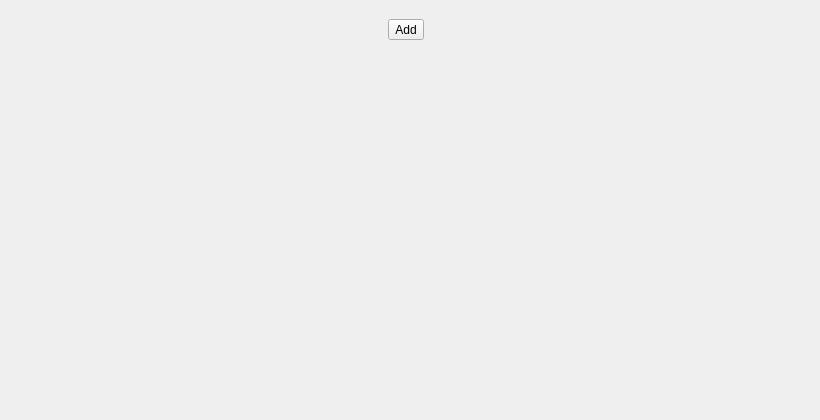
<?xml version="1.0" encoding="UTF-8"?>
<ui version="4.0">
 <class>Coms</class>
 <widget class="QDialog" name="Coms">
  <property name="windowTitle">
   <string>Coms</string>
  </property>
  <property name="minimumSize">
   <size>
    <width>820</width>
    <height>420</height>
   </size>
  </property>
  <layout class="QVBoxLayout" name="mainLayout">
   <item>
    <widget class="QWidget" name="topActionBar">
     <layout class="QHBoxLayout" name="topActionLayout">
      <property name="leftMargin">
       <number>10</number>
      </property>
      <property name="topMargin">
       <number>8</number>
      </property>
      <property name="rightMargin">
       <number>10</number>
      </property>
      <property name="bottomMargin">
       <number>8</number>
      </property>
      <item>
       <widget class="QToolButton" name="addConnectionButton">
        <property name="text">
         <string>Add</string>
        </property>
        <property name="toolTip">
         <string>Add Connection</string>
        </property>
        <property name="toolButtonStyle">
         <enum>Qt::ToolButtonTextUnderIcon</enum>
        </property>
       </widget>
      </item>
      <item>
       <spacer name="topActionSpacer">
        <property name="orientation">
         <enum>Qt::Horizontal</enum>
        </property>
       </spacer>
      </item>
     </layout>
    </widget>
   </item>
   <item>
    <widget class="QScrollArea" name="connectionsScrollArea">
     <property name="widgetResizable">
      <bool>true</bool>
     </property>
     <property name="frameShape">
      <enum>QFrame::NoFrame</enum>
     </property>
     <widget class="QWidget" name="connectionsScrollWidget">
      <layout class="QVBoxLayout" name="connectionsListLayout">
       <property name="leftMargin">
        <number>0</number>
       </property>
       <property name="topMargin">
        <number>0</number>
       </property>
       <property name="rightMargin">
        <number>0</number>
       </property>
       <property name="bottomMargin">
        <number>0</number>
       </property>
       <property name="spacing">
        <number>8</number>
       </property>
       <item>
        <spacer name="connectionsBottomSpacer">
         <property name="orientation">
          <enum>Qt::Vertical</enum>
         </property>
        <property name="sizeHint" stdset="0">
          <size>
           <width>20</width>
           <height>16</height>
          </size>
         </property>
        </spacer>
       </item>
      </layout>
     </widget>
    </widget>
   </item>
  </layout>
 </widget>
 <resources/>
 <connections/>
</ui>
